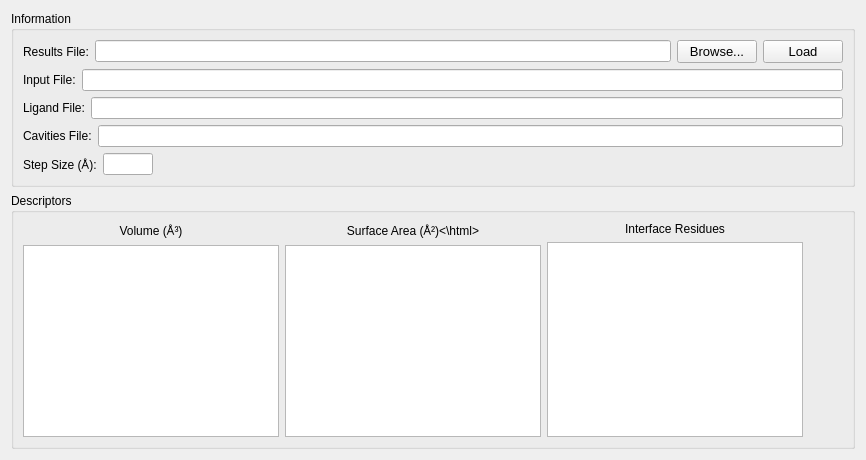
      <widget class="QWidget" name="results">
       <attribute name="title">
        <string>Results</string>
       </attribute>
       <layout class="QGridLayout" name="gridLayout_5">
        <item row="1" column="0">
         <widget class="QGroupBox" name="descriptors">
          <property name="title">
           <string>Descriptors</string>
          </property>
          <layout class="QHBoxLayout" name="horizontalLayout">
           <item>
            <layout class="QVBoxLayout" name="vframe1">
             <item>
              <widget class="QLabel" name="volume_label">
               <property name="text">
                <string>Volume (Å³)</string>
               </property>
               <property name="alignment">
                <set>Qt::AlignCenter</set>
               </property>
              </widget>
             </item>
             <item>
              <widget class="QListWidget" name="volume_list">
               <property name="selectionMode">
                <enum>QAbstractItemView::MultiSelection</enum>
               </property>
              </widget>
             </item>
            </layout>
           </item>
           <item>
            <layout class="QVBoxLayout" name="vframe2">
             <item>
              <widget class="QLabel" name="area_label">
               <property name="text">
                <string>&lt;html&gt;Surface Area (Å&amp;#178;)&lt;\html&gt;</string>
               </property>
               <property name="alignment">
                <set>Qt::AlignCenter</set>
               </property>
              </widget>
             </item>
             <item>
              <widget class="QListWidget" name="area_list">
               <property name="selectionMode">
                <enum>QAbstractItemView::MultiSelection</enum>
               </property>
              </widget>
             </item>
            </layout>
           </item>
           <item>
            <layout class="QVBoxLayout" name="vframe3">
             <item>
              <widget class="QLabel" name="residues_label">
               <property name="text">
                <string>Interface Residues</string>
               </property>
               <property name="alignment">
                <set>Qt::AlignCenter</set>
               </property>
              </widget>
             </item>
             <item>
              <widget class="QListWidget" name="residues_list">
               <property name="selectionMode">
                <enum>QAbstractItemView::MultiSelection</enum>
               </property>
              </widget>
             </item>
            </layout>
           </item>
           <item>
            <spacer name="hspacer8">
             <property name="orientation">
              <enum>Qt::Horizontal</enum>
             </property>
             <property name="sizeHint" stdset="0">
              <size>
               <width>40</width>
               <height>20</height>
              </size>
             </property>
            </spacer>
           </item>
          </layout>
         </widget>
        </item>
        <item row="0" column="0">
         <widget class="QGroupBox" name="results_information">
          <property name="title">
           <string>Information</string>
          </property>
          <layout class="QVBoxLayout" name="verticalLayout_7">
           <item>
            <layout class="QHBoxLayout" name="hframe26">
             <item>
              <widget class="QLabel" name="results_file_label">
               <property name="sizePolicy">
                <sizepolicy hsizetype="Minimum" vsizetype="Preferred">
                 <horstretch>0</horstretch>
                 <verstretch>0</verstretch>
                </sizepolicy>
               </property>
               <property name="text">
                <string>Results File:</string>
               </property>
              </widget>
             </item>
             <item>
              <widget class="QLineEdit" name="results_file_entry">
               <property name="readOnly">
                <bool>true</bool>
               </property>
              </widget>
             </item>
             <item>
              <widget class="QPushButton" name="button_browse4">
               <property name="font">
                <font>
                 <pointsize>10</pointsize>
                 <weight>50</weight>
                 <italic>false</italic>
                 <bold>false</bold>
                 <kerning>true</kerning>
                </font>
               </property>
               <property name="text">
                <string notr="true">Browse...</string>
               </property>
              </widget>
             </item>
             <item>
              <widget class="QPushButton" name="button_load_results">
               <property name="font">
                <font>
                 <pointsize>10</pointsize>
                 <weight>50</weight>
                 <italic>false</italic>
                 <bold>false</bold>
                 <kerning>true</kerning>
                </font>
               </property>
               <property name="text">
                <string notr="true">Load</string>
               </property>
              </widget>
             </item>
            </layout>
           </item>
           <item>
            <layout class="QHBoxLayout" name="hframe27">
             <item>
              <widget class="QLabel" name="input_file_label">
               <property name="text">
                <string>Input File:</string>
               </property>
              </widget>
             </item>
             <item>
              <widget class="QLineEdit" name="input_file_entry">
               <property name="readOnly">
                <bool>true</bool>
               </property>
              </widget>
             </item>
            </layout>
           </item>
           <item>
            <layout class="QHBoxLayout" name="hframe28">
             <item>
              <widget class="QLabel" name="ligand_file_label">
               <property name="text">
                <string>Ligand File:</string>
               </property>
              </widget>
             </item>
             <item>
              <widget class="QLineEdit" name="ligand_file_entry">
               <property name="readOnly">
                <bool>true</bool>
               </property>
              </widget>
             </item>
            </layout>
           </item>
           <item>
            <layout class="QHBoxLayout" name="hframe29">
             <item>
              <widget class="QLabel" name="cavities_file_label">
               <property name="text">
                <string>Cavities File:</string>
               </property>
              </widget>
             </item>
             <item>
              <widget class="QLineEdit" name="cavities_file_entry">
               <property name="readOnly">
                <bool>true</bool>
               </property>
              </widget>
             </item>
            </layout>
           </item>
           <item>
            <layout class="QHBoxLayout" name="hframe30">
             <item>
              <widget class="QLabel" name="step_size_label_2">
               <property name="text">
                <string>Step Size (Å):</string>
               </property>
              </widget>
             </item>
             <item>
              <widget class="QLineEdit" name="step_size_entry">
               <property name="sizePolicy">
                <sizepolicy hsizetype="Minimum" vsizetype="Fixed">
                 <horstretch>0</horstretch>
                 <verstretch>0</verstretch>
                </sizepolicy>
               </property>
               <property name="maximumSize">
                <size>
                 <width>50</width>
                 <height>16777215</height>
                </size>
               </property>
               <property name="text">
                <string/>
               </property>
               <property name="maxLength">
                <number>10</number>
               </property>
               <property name="alignment">
                <set>Qt::AlignCenter</set>
               </property>
               <property name="readOnly">
                <bool>true</bool>
               </property>
              </widget>
             </item>
             <item>
              <spacer name="horizontalSpacer_2">
               <property name="orientation">
                <enum>Qt::Horizontal</enum>
               </property>
               <property name="sizeHint" stdset="0">
                <size>
                 <width>40</width>
                 <height>20</height>
                </size>
               </property>
              </spacer>
             </item>
            </layout>
           </item>
          </layout>
         </widget>
        </item>
       </layout>
      </widget>
